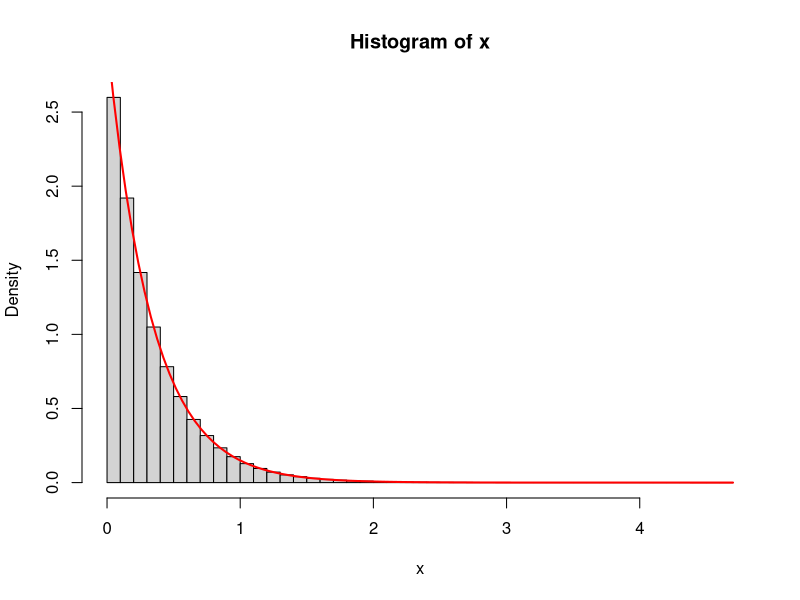
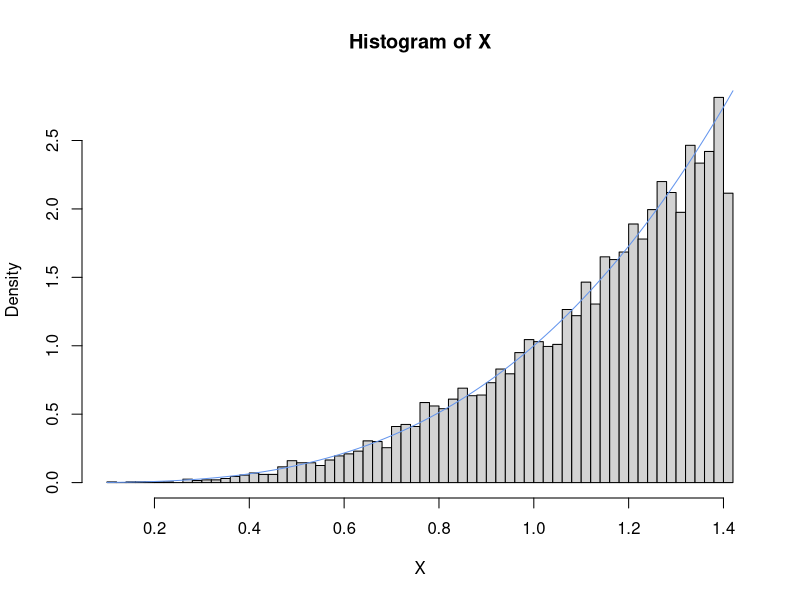

Generate these figures, in order, with R:
## ---- chunk 1
set.seed(1234)
random.exp <- function(n, lam) {
  u <- runif(n)
  - log(1 - u) / lam
}

x <- random.exp(1e6, 3)
## ---- chunk 2
#| label: fig-exp.ex
#| fig-cap: "Mean = `r mean(x)` and variance `r var(x)` E(X) if X~exp is 1/lam and var(x) should be 1/(lam^2)"
hist(x, 50, prob = T)
curve(3 * exp(-3 * x), add = TRUE, col = 'red', lwd = 2)

## ---- chunk 3
itm_method <- function(n){
  u <- runif(n)
  (4*u)^(1/4)
}

## ---- chunk 4
set.seed(249124) # 6

X <- itm_method(10000) #7

## ---- chunk 5
summary(X)
## ---- chunk 6
mean(X); var(X)
## ---- chunk 7
4/3
4/75
## ---- chunk 8
hist(X, prob = TRUE, breaks = 50)
curve(x^3, add = TRUE, col = "cornflowerblue")
## ---- chunk 9
n = 7; p = 0.4
omega = 0:n
pmf = dbinom(omega, size = n, prob = p) # pmf of # X \sim Bin(n, p)
bin.distr = data.frame(omega, pmf)
set.seed(2)
# how to sample 10 random numbers from X \sim Bin(n, p): 
sample(x = bin.distr$omega, size = 10,
       prob = bin.distr$pmf, replace = T)

x = sample(x = bin.distr$omega, size = 1e5, prob = bin.distr$pmf, replace = T)
bin.distr$rel.freq = as.numeric(table(x)/length(x)) 
round(bin.distr, 5)
